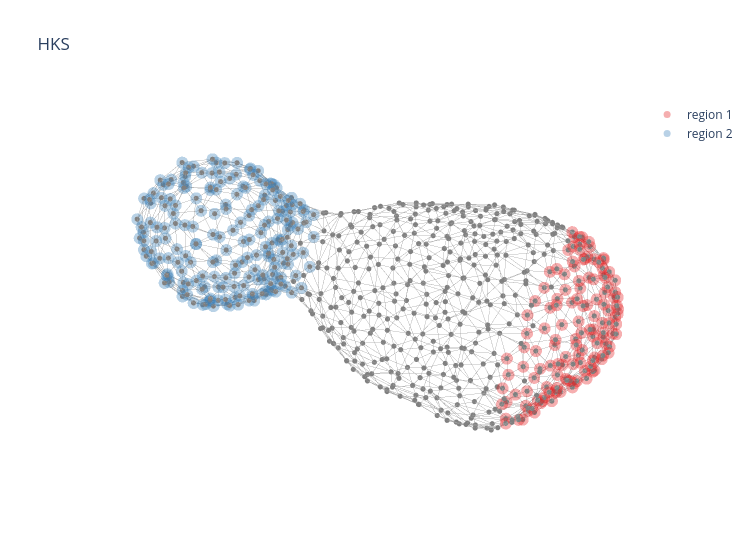

Notebook code cell kept with this figure:
### Code cell
# crypt_patches_new, _, _ = assign_crypts_by_neckline(dnorm_cellcenters_crypts)


fig = plot_organoid_graph(proj_points, G, None, node_size=3)
# add_region_overlays(fig, proj_points, crypt_patches_new)
add_region_overlays(fig, proj_points, crypts)


fig.update_layout(
    scene = dict(
        xaxis=dict(visible=False),
        yaxis=dict(visible=False),
        zaxis=dict(visible=False),
        bgcolor='rgba(0,0,0,0)',   # optional, makes background transparent
        camera=dict(
            eye=dict(x=1.0, y=0, z=1.0),   # camera position
            center=dict(x=0, y=0, z=0),      # look-at point
            up=dict(x=0, y=0, z=1),          # which direction is "up"
        )
    )
)


fig.update_layout(height=550, width=750, title='HKS')
fig.show()

# fig.write_image("single_organoid_crypt_segmantation.svg")

### Figure 1 — Plotly figure (JSON) as saved in the notebook; plotly's stock layout.template omitted (floating-point values rounded to 4 significant figures; data arrays with more than 128 entries replaced by an {"elided": "..."} marker saying what was removed)
{"data": [{"hoverinfo": "skip", "line": {"color": "rgba(120,120,120,0.75)", "width": 1}, "mode": "lines", "showlegend": false, "type": "scatter3d", "x": {"elided": "6171 float values"}, "y": {"elided": "6171 float values"}, "z": {"elided": "6171 float values"}}, {"hoverinfo": "skip", "marker": {"color": "gray", "line": {"width": 0}, "size": 3}, "mode": "markers", "showlegend": false, "type": "scatter3d", "x": {"elided": "687 float values"}, "y": {"elided": "687 float values"}, "z": {"elided": "687 float values"}}, {"hoverinfo": "skip", "marker": {"color": "#e41a1c", "size": 7}, "mode": "markers", "name": "region 1", "opacity": 0.35, "showlegend": true, "type": "scatter3d", "x": {"elided": "133 float values"}, "y": {"elided": "133 float values"}, "z": {"elided": "133 float values"}}, {"hoverinfo": "skip", "marker": {"color": "#377eb8", "size": 7}, "mode": "markers", "name": "region 2", "opacity": 0.35, "showlegend": true, "type": "scatter3d", "x": {"elided": "197 float values"}, "y": {"elided": "197 float values"}, "z": {"elided": "197 float values"}}], "layout": {"height": 550, "scene": {"aspectmode": "data", "bgcolor": "rgba(0,0,0,0)", "camera": {"center": {"x": 0, "y": 0, "z": 0}, "eye": {"x": 1, "y": 0, "z": 1}, "up": {"x": 0, "y": 0, "z": 1}}, "xaxis": {"title": {"text": "X"}, "visible": false}, "yaxis": {"title": {"text": "Y"}, "visible": false}, "zaxis": {"title": {"text": "Z"}, "visible": false}}, "title": {"text": "HKS"}, "width": 750}}
